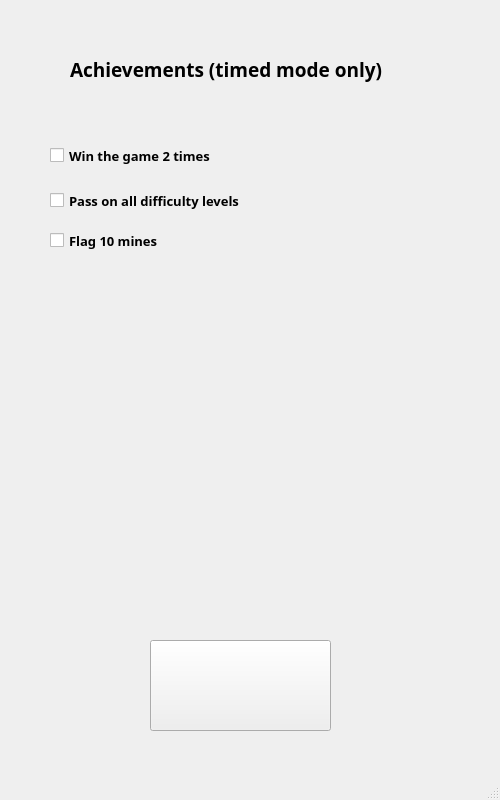
<?xml version="1.0" encoding="UTF-8"?>
<ui version="4.0">
 <class>MinesweeperSettings</class>
 <widget class="QMainWindow" name="MinesweeperSettings">
  <property name="geometry">
   <rect>
    <x>0</x>
    <y>0</y>
    <width>500</width>
    <height>800</height>
   </rect>
  </property>
  <property name="windowTitle">
   <string>Minesweeper</string>
  </property>
  <widget class="QWidget" name="centralwidget">
   <widget class="QLabel" name="label_game_difficulty">
    <property name="geometry">
     <rect>
      <x>70</x>
      <y>40</y>
      <width>361</width>
      <height>58</height>
     </rect>
    </property>
    <property name="font">
     <font>
      <family>Arial Black</family>
      <pointsize>14</pointsize>
      <weight>75</weight>
      <bold>true</bold>
     </font>
    </property>
    <property name="autoFillBackground">
     <bool>false</bool>
    </property>
    <property name="text">
     <string>Achievements (timed mode only)</string>
    </property>
   </widget>
   <widget class="QCheckBox" name="win_game_cb">
    <property name="geometry">
     <rect>
      <x>50</x>
      <y>140</y>
      <width>211</width>
      <height>31</height>
     </rect>
    </property>
    <property name="font">
     <font>
      <family>Arial Black</family>
      <pointsize>10</pointsize>
      <weight>75</weight>
      <bold>true</bold>
     </font>
    </property>
    <property name="autoFillBackground">
     <bool>false</bool>
    </property>
    <property name="text">
     <string>Win the game 2 times</string>
    </property>
    <property name="tristate">
     <bool>false</bool>
    </property>
   </widget>
   <widget class="QCheckBox" name="complete_all_difificulty_levels_cb">
    <property name="geometry">
     <rect>
      <x>50</x>
      <y>190</y>
      <width>341</width>
      <height>21</height>
     </rect>
    </property>
    <property name="font">
     <font>
      <family>Arial Black</family>
      <pointsize>10</pointsize>
      <weight>75</weight>
      <bold>true</bold>
     </font>
    </property>
    <property name="text">
     <string>Pass on all difficulty levels</string>
    </property>
   </widget>
   <widget class="QCheckBox" name="mark_mines_cb">
    <property name="geometry">
     <rect>
      <x>50</x>
      <y>230</y>
      <width>271</width>
      <height>21</height>
     </rect>
    </property>
    <property name="font">
     <font>
      <family>Arial Black</family>
      <pointsize>10</pointsize>
      <weight>75</weight>
      <bold>true</bold>
     </font>
    </property>
    <property name="text">
     <string>Flag 10 mines</string>
    </property>
   </widget>
   <widget class="QPushButton" name="to_main_menu_button">
    <property name="geometry">
     <rect>
      <x>150</x>
      <y>640</y>
      <width>181</width>
      <height>91</height>
     </rect>
    </property>
    <property name="text">
     <string/>
    </property>
   </widget>
  </widget>
  <widget class="QMenuBar" name="menubar">
   <property name="geometry">
    <rect>
     <x>0</x>
     <y>0</y>
     <width>500</width>
     <height>21</height>
    </rect>
   </property>
  </widget>
  <widget class="QStatusBar" name="statusbar"/>
 </widget>
 <resources/>
 <connections/>
</ui>
